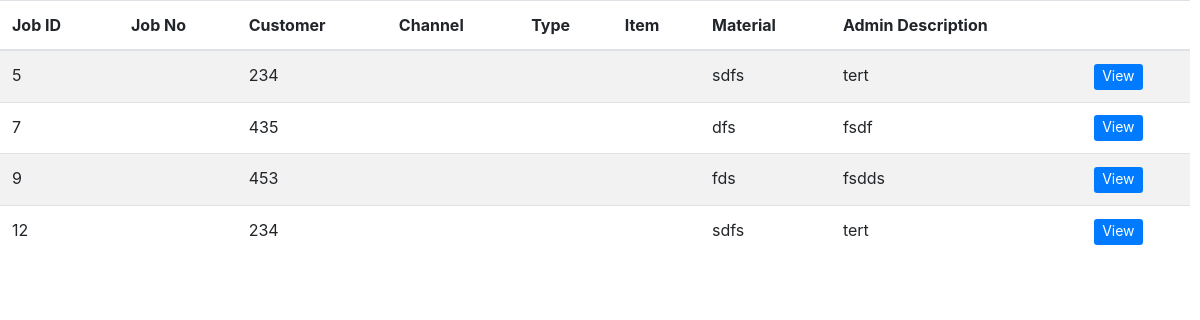
/tables/complete_table.php (signed in), run on an earlier commit of the app's database.
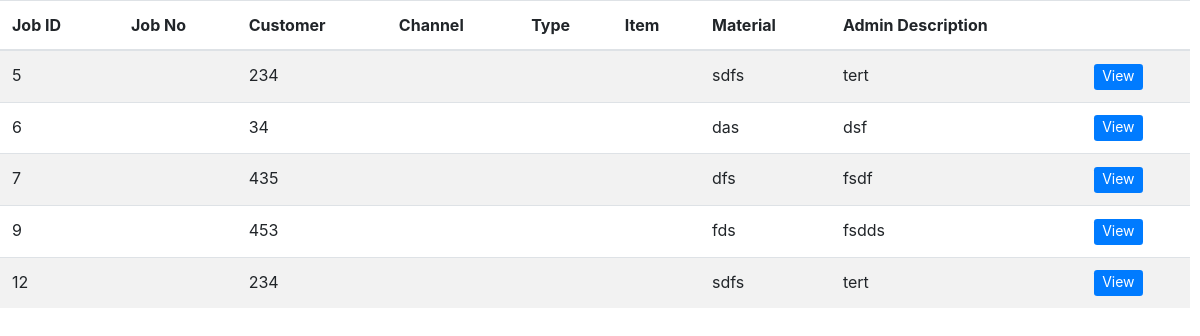
And on a later commit of the database.
### tables this page shows
CREATE TABLE `jobs` (
  `id` int(11) NOT NULL,
  `job_no` varchar(100) NOT NULL,
  `customer` varchar(400) NOT NULL,
  `channel` varchar(100) NOT NULL,
  `job_type` varchar(100) NOT NULL,
  `product` varchar(100) NOT NULL,
  `category` varchar(100) NOT NULL,
  `material` varchar(64) NOT NULL,
  `size` varchar(50) NOT NULL,
  `bind` varchar(50) NOT NULL,
  `colour` varchar(20) NOT NULL,
  `user_description` varchar(250) NOT NULL,
  `date` date NOT NULL,
  `quantity` decimal(10,2) NOT NULL,
  `budget` decimal(10,2) NOT NULL,
  `discount` decimal(10,2) NOT NULL,
  `discounted` decimal(10,2) NOT NULL,
  `ad_pay_amount` decimal(10,2) NOT NULL,
  `rest` decimal(10,2) NOT NULL,
  `admin_description` varchar(250) NOT NULL,
  `state` enum('request','design','production','reject','QA','complete','dispatch') NOT NULL,
  `accepted_by` varchar(100) NOT NULL,
  `checked_by` varchar(100) NOT NULL,
  `failed_reason` varchar(255) NOT NULL,
  `cash` decimal(10,2) NOT NULL,
  `change_amt` decimal(10,2) NOT NULL,
  `payment` decimal(10,2) NOT NULL,
  `dispatch_day` varchar(100) NOT NULL,
  `dispatch_year` varchar(10) NOT NULL,
  `dispatch_month` varchar(10) NOT NULL
);

### tables/complete_table.php (the view, shortened to what this page needs)
<!DOCTYPE html>
<html>
<head>
</head>
<body>
      <?php
       require '../include/config.php';
       $view_status ="complete";
      if(isset($_POST["query"]))
      {
         $search =$_POST["query"];
         $query ="SELECT * FROM  jobs  WHERE state='$view_status' AND id LIKE '%".$search."%'";
      }
      else
      {
         $query = "SELECT * FROM jobs WHERE state='$view_status'";
      }
      $result = mysqli_query($conn ,$query);
      if(mysqli_num_rows($result)>0)
      {
        ?>
     <div class="tablealign">
     <?php include('../include/head.php'); ?>
      <table id="editable_table" class="table table table-striped">
       <thead>
        <tr>
         <th>Job ID</th>
         <th>Job No</th>
         <th>Customer</th>
         <th>Channel</th>
         <th>Type</th>
         <th>Item</th>
         <th>Material</th>
         <th>Admin Description</th>
         <th></th>
        </tr>
       </thead>
       <tbody>
       <?php
       while($row = mysqli_fetch_array($result))
       {
        echo '
        <tr>
         <td style="width: 10%;">'.$row["id"].'</td>
         <td>'.$row["job_no"].'</td>
         <td>'.$row["customer"].'</td>
         <td>'.$row["channel"].'</td>
         <td>'.$row["job_type"].'</td>
         <td>'.$row["product"].'</td>
         <td>'.$row["material"].'</td>
         <td>'.$row["admin_description"].'</td>
         <td><button type="button"  id="'.$row["id"].'" name="'.$row["id"].'" class="btn btn-primary btn-sm view_data" data-toggle="modal" data-target="#myModalcomplete" style="border: 0px; color: #ffffff; font-size: 14px; padding-top: 1px;">View</button></td>
        </tr>
         ';
       }
       ?>
       </tbody>
      </table>
    </div>
       <?php
      }
      else
      {
       echo 'Data Not Found';
      }
      ?>
  </body>
  </html>

### include/head.php (shortened to what this page needs)
<link href="../vendor/bootstrap/css/bootstrap.min.css" rel="stylesheet">
<link href="../vendor/font-awesome/css/font-awesome.min.css" rel="stylesheet" type="text/css">
<link href="../vendor/datatables/dataTables.bootstrap4.css" rel="stylesheet">
<link href="../css/sb-admin.css" rel="stylesheet">
<link href="../css/main.css" rel="stylesheet">

### css/sb-admin.css (style rules this page uses)
html { position: relative; min-height: 100%; }
body { overflow-x: hidden; }

### tables/complete_table.php (style rules this page uses)
.tablealign { margin-right: 10px; }

What changed in the data, as far as the page shows it:
now on this page (row edited): jobs: id "6", customer "34", material "das", admin_description "dsf"
